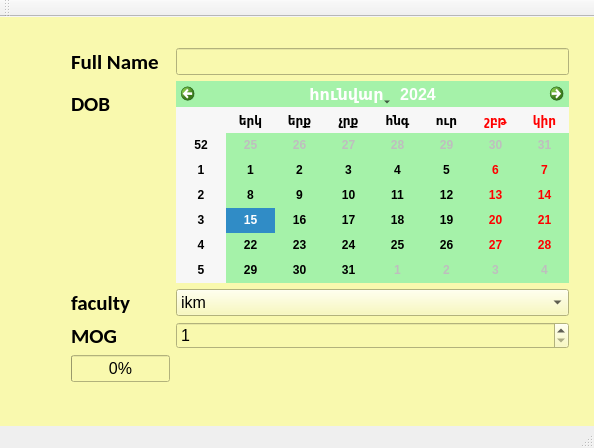
<?xml version="1.0" encoding="UTF-8"?>
<ui version="4.0">
 <class>MainWindow</class>
 <widget class="QMainWindow" name="MainWindow">
  <property name="geometry">
   <rect>
    <x>0</x>
    <y>0</y>
    <width>594</width>
    <height>448</height>
   </rect>
  </property>
  <property name="windowTitle">
   <string>MainWindow</string>
  </property>
  <widget class="QWidget" name="centralWidget">
   <property name="font">
    <font>
     <pointsize>12</pointsize>
    </font>
   </property>
   <property name="styleSheet">
    <string notr="true">background-color:rgb(249,249,174)</string>
   </property>
   <widget class="QWidget" name="formLayoutWidget">
    <property name="geometry">
     <rect>
      <x>60</x>
      <y>20</y>
      <width>520</width>
      <height>356</height>
     </rect>
    </property>
    <layout class="QFormLayout" name="formLayout">
     <item row="0" column="0">
      <widget class="QLabel" name="fullNameLabel">
       <property name="font">
        <font>
         <family>Calibri</family>
         <pointsize>16</pointsize>
         <weight>75</weight>
         <italic>false</italic>
         <bold>true</bold>
        </font>
       </property>
       <property name="cursor">
        <cursorShape>ArrowCursor</cursorShape>
       </property>
       <property name="mouseTracking">
        <bool>false</bool>
       </property>
       <property name="locale">
        <locale language="Armenian" country="Armenia"/>
       </property>
       <property name="text">
        <string>Full Name</string>
       </property>
      </widget>
     </item>
     <item row="0" column="1">
      <widget class="QLineEdit" name="fullNameLineEdit"/>
     </item>
     <item row="1" column="0">
      <widget class="QLabel" name="label">
       <property name="font">
        <font>
         <family>Calibri</family>
         <pointsize>16</pointsize>
         <weight>75</weight>
         <bold>true</bold>
        </font>
       </property>
       <property name="text">
        <string>DOB</string>
       </property>
      </widget>
     </item>
     <item row="2" column="0">
      <widget class="QLabel" name="label_2">
       <property name="font">
        <font>
         <family>Calibri</family>
         <pointsize>16</pointsize>
         <weight>75</weight>
         <bold>true</bold>
        </font>
       </property>
       <property name="text">
        <string>faculty</string>
       </property>
      </widget>
     </item>
     <item row="3" column="0">
      <widget class="QLabel" name="label_3">
       <property name="font">
        <font>
         <family>Calibri</family>
         <pointsize>16</pointsize>
         <weight>75</weight>
         <bold>true</bold>
        </font>
       </property>
       <property name="text">
        <string>MOG</string>
       </property>
      </widget>
     </item>
     <item row="3" column="1">
      <widget class="QSpinBox" name="spinBox">
       <property name="minimum">
        <number>1</number>
       </property>
       <property name="maximum">
        <number>20</number>
       </property>
      </widget>
     </item>
     <item row="4" column="0">
      <widget class="QProgressBar" name="progressBar">
       <property name="maximum">
        <number>20</number>
       </property>
       <property name="value">
        <number>0</number>
       </property>
      </widget>
     </item>
     <item row="2" column="1">
      <widget class="QComboBox" name="comboBox">
       <property name="currentText">
        <string>ikm</string>
       </property>
       <item>
        <property name="text">
         <string>ikm</string>
        </property>
       </item>
       <item>
        <property name="text">
         <string>dizayn</string>
        </property>
       </item>
       <item>
        <property name="text">
         <string>tntes</string>
        </property>
       </item>
      </widget>
     </item>
     <item row="1" column="1">
      <widget class="QCalendarWidget" name="calendarWidget">
       <property name="font">
        <font>
         <weight>75</weight>
         <bold>true</bold>
         <underline>false</underline>
         <strikeout>false</strikeout>
         <kerning>true</kerning>
        </font>
       </property>
       <property name="styleSheet">
        <string notr="true">background-color:rgb(165,242,169)</string>
       </property>
       <property name="locale">
        <locale language="Armenian" country="Armenia"/>
       </property>
       <property name="gridVisible">
        <bool>false</bool>
       </property>
      </widget>
     </item>
    </layout>
   </widget>
  </widget>
  <widget class="QMenuBar" name="menuBar">
   <property name="geometry">
    <rect>
     <x>0</x>
     <y>0</y>
     <width>594</width>
     <height>21</height>
    </rect>
   </property>
  </widget>
  <widget class="QToolBar" name="mainToolBar">
   <attribute name="toolBarArea">
    <enum>TopToolBarArea</enum>
   </attribute>
   <attribute name="toolBarBreak">
    <bool>false</bool>
   </attribute>
  </widget>
  <widget class="QStatusBar" name="statusBar"/>
 </widget>
 <layoutdefault spacing="6" margin="11"/>
 <resources/>
 <connections>
  <connection>
   <sender>spinBox</sender>
   <signal>valueChanged(int)</signal>
   <receiver>progressBar</receiver>
   <slot>setValue(int)</slot>
   <hints>
    <hint type="sourcelabel">
     <x>177</x>
     <y>305</y>
    </hint>
    <hint type="destinationlabel">
     <x>102</x>
     <y>324</y>
    </hint>
   </hints>
  </connection>
 </connections>
</ui>
